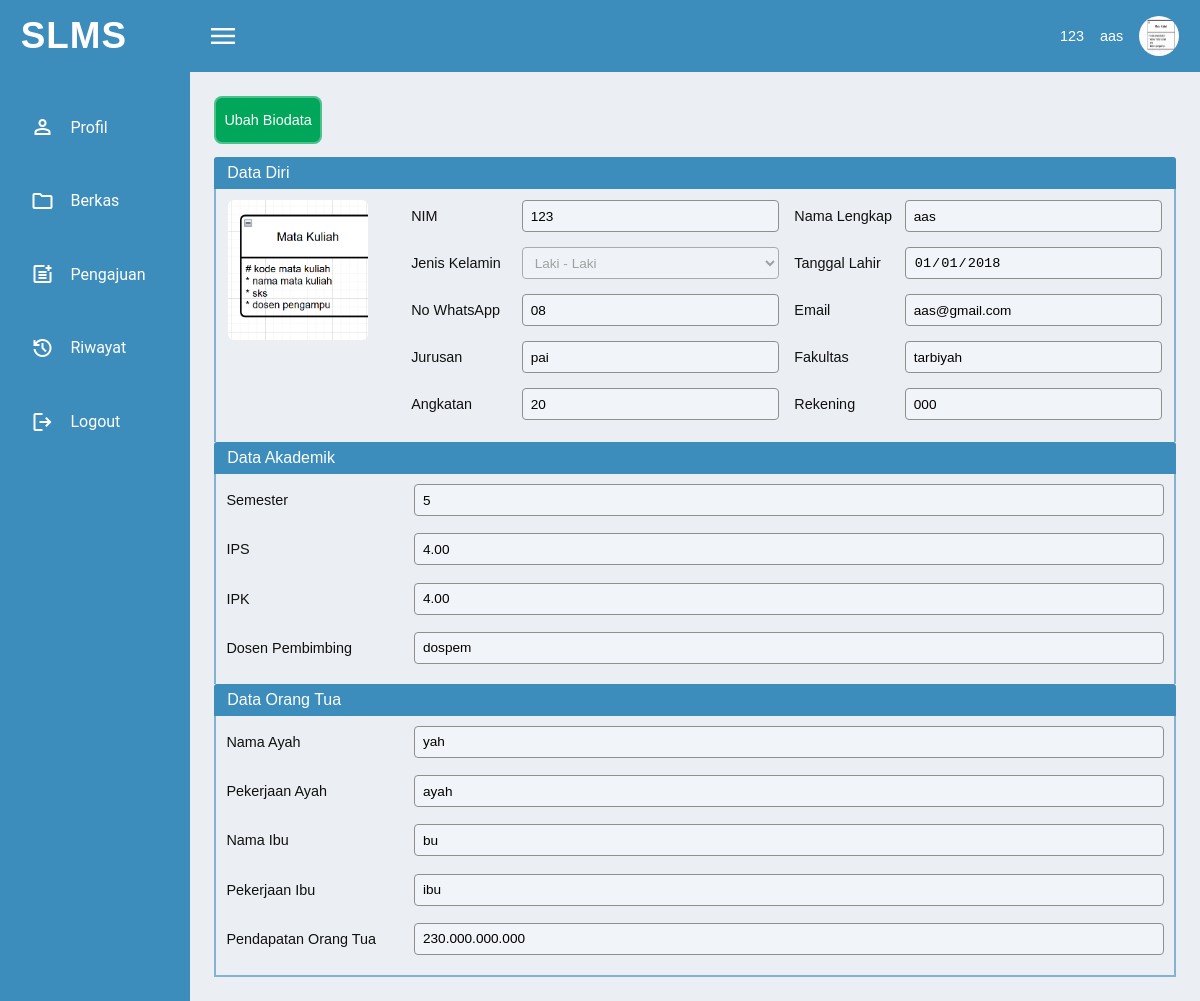
Screenshot of /Mahasiswa/profil.php (signed in) with the database file from the repository.
### tables this page shows
CREATE TABLE `users` (
  `id_user` int(11) NOT NULL,
  `nim` varchar(20) NOT NULL,
  `nama_lengkap` varchar(100) NOT NULL,
  `password` varchar(255) NOT NULL,
  `role` enum('mahasiswa','admin') DEFAULT 'mahasiswa',
  `status_akun` enum('aktif','nonaktif') DEFAULT 'aktif',
  `created_at` timestamp NOT NULL DEFAULT current_timestamp()
);

CREATE TABLE `mahasiswa` (
  `id` int(11) NOT NULL,
  `nim` varchar(20) NOT NULL,
  `jenis_kelamin` varchar(20) DEFAULT NULL,
  `tanggal_lahir` date DEFAULT NULL,
  `whatsapp` varchar(20) DEFAULT NULL,
  `email` varchar(100) DEFAULT NULL,
  `jurusan` varchar(100) DEFAULT NULL,
  `fakultas` varchar(100) DEFAULT NULL,
  `angkatan` varchar(10) DEFAULT NULL,
  `rekening` varchar(50) DEFAULT NULL,
  `semester` int(11) DEFAULT NULL,
  `ips` decimal(4,2) DEFAULT NULL,
  `ipk` decimal(4,2) DEFAULT NULL,
  `dosen_pembimbing` varchar(100) DEFAULT NULL,
  `nama_ayah` varchar(100) DEFAULT NULL,
  `pekerjaan_ayah` varchar(100) DEFAULT NULL,
  `nama_ibu` varchar(100) DEFAULT NULL,
  `pekerjaan_ibu` varchar(100) DEFAULT NULL,
  `pendapatan_orangtua` varchar(50) DEFAULT NULL,
  `foto` varchar(255) DEFAULT NULL
);

### Mahasiswa/profil.php (the view, shortened to what this page needs)
<?php
$host = "localhost";
$user = "root";
$pass = "";
$dbname = "db_sibkm";
$conn = new mysqli($host, $user, $pass, $dbname);
$nim = $_SESSION['nim'];
$query_data = "SELECT * FROM mahasiswa WHERE nim = ?";
$stmt_data = $conn->prepare($query_data);
$stmt_data->bind_param("s", $nim);
$stmt_data->execute();
$result_data = $stmt_data->get_result();
$data = $result_data->fetch_assoc();
?>
<!DOCTYPE html>
<html lang="en">
<head>
    <link rel="stylesheet" href="../Style/mahasiswa.css">
</head>
<body>
    <?php include 'Navigasi/navbar.php'; ?>
    <section class="container">
        <?php include 'Navigasi/navmain.php'; ?>
        <form class="pageProfil" method="post" autocomplete="off" enctype="multipart/form-data">
            <button type="button" id="btn-edit">Ubah Biodata</button>
            <p>Data Diri</p>
            <div class="formDataDiri">
                <div class="form-input foto">
                    <img id="foto" src="<?= isset($data['foto']) && $data['foto'] ? '../Uploads/' . htmlspecialchars($data['foto']) : '../Gambar/foto.jpg' ?>" alt="Foto Diri">
                </div>
                <div class="inputProfile">
                    <div class="form-input nim">
                        <label for="nim">NIM</label>
                        <input type="text" name="nim" value="<?= htmlspecialchars($nim) ?>" readonly required>
                    </div>
                    <div class="form-input nama">
                        <label for="nama">Nama Lengkap</label>
                        <input type="text" name="nama" value="<?= htmlspecialchars($nama_lengkap) ?>" readonly required>
                    </div>
                    <div class="form-input jenisKelamin">
                        <label for="jenis">Jenis Kelamin</label>
                        <select id="jenisKelamin" name="jenis" disabled>
                            <option value="laki-laki" <?= isset($data['jenis_kelamin']) && $data['jenis_kelamin'] == 'laki-laki' ? 'selected' : '' ?>>Laki - Laki</option>
                        </select>
                    </div>
                    <div class="form-input tanggalLahir">
                        <label for="tanggal">Tanggal Lahir</label>
                        <input type="date" name="tanggal" value="<?= $data['tanggal_lahir'] ?? '' ?>" readonly required>
                    </div>
                    <div class="form-input whatsApp">
                        <label for="whatsApp">No WhatsApp</label>
                        <input type="text" name="whatsApp" value="<?= $data['whatsapp'] ?? '' ?>" readonly required>
                    </div>
                    <div class="form-input email">
                        <label for="email">Email</label>
                        <input type="email" name="email" value="<?= $data['email'] ?? '' ?>" readonly required>
                    </div>
                    <div class="form-input jurusan">
                        <label for="jurusan">Jurusan</label>
                        <input type="text" name="jurusan" value="<?= $data['jurusan'] ?? '' ?>" readonly required>
                    </div>
                    <div class="form-input fakultas">
                        <label for="fakultas">Fakultas</label>
                        <input type="text" name="fakultas" value="<?= $data['fakultas'] ?? '' ?>" readonly required>
                    </div>
                    <div class="form-input angkatan">
                        <label for="angkatan">Angkatan</label>
                        <input type="text" name="angkatan" value="<?= $data['angkatan'] ?? '' ?>" readonly required>
                    </div>
                    <div class="form-input rekening">
                        <label for="rekening">Rekening</label>
                        <input type="text" name="rekening" value="<?= $data['rekening'] ?? '' ?>" readonly required>
                    </div>
                </div>
            </div>
            <p>Data Akademik</p>
            <div class="formAkademik">
                <div class="form-input semester">
                    <label for="semester">Semester</label>
                    <input type="number" name="semester" value="<?= $data['semester'] ?? '' ?>" readonly required>
                </div>
                <div class="form-input ips">
                    <label for="ips">IPS</label>
                    <input type="text" name="ips" value="<?= $data['ips'] ?? '' ?>" readonly required>
                </div>
                <div class="form-input ipk">
                    <label for="ipk">IPK</label>
                    <input type="text" name="ipk" value="<?= $data['ipk'] ?? '' ?>" readonly required>
                </div>
                <div class="form-input dosen">
                    <label for="dosen">Dosen Pembimbing</label>
                    <input type="text" name="dosen" value="<?= $data['dosen_pembimbing'] ?? '' ?>" readonly required>
                </div>
            </div>
            <p>Data Orang Tua</p>
            <div class="formOrangTua">
                <div class="form-input Namaayah">
                    <label for="ayah">Nama Ayah</label>
                    <input type="text" name="ayah" value="<?= $data['nama_ayah'] ?? '' ?>" readonly required>
                </div>
                <div class="form-input pekerjaanAyah">
                    <label for="pekerjaanAyah">Pekerjaan Ayah</label>
                    <input type="text" name="pekerjaanAyah" value="<?= $data['pekerjaan_ayah'] ?? '' ?>" readonly required>
                </div>
                <div class="form-input namaIbu">
                    <label for="ibu">Nama Ibu</label>
                    <input type="text" name="ibu" value="<?= $data['nama_ibu'] ?? '' ?>" readonly required>
                </div>
                <div class="form-input pekerjaanIbu">
                    <label for="pekerjaanIbu">Pekerjaan Ibu</label>
                    <input type="text" name="pekerjaanIbu" value="<?= $data['pekerjaan_ibu'] ?? '' ?>" readonly required>
                </div>
                <div class="form-input pendapatan">
                    <label for="pendapatan">Pendapatan Orang Tua</label>
                    <input type="text" name="pendapatan" value="<?= $data['pendapatan_orangtua'] ?? '' ?>" readonly required>
                </div>
            </div>
        </form>
    </section>
</body>
</html>

### Mahasiswa/Navigasi/navbar.php (shortened to what this page needs)
<?php
$nim = $_SESSION['nim'];
$host = "localhost";
$user = "root";
$pass = "";
$db   = "db_sibkm";
$conn = new mysqli($host, $user, $pass, $db);
$query_user = "SELECT nama_lengkap FROM users WHERE nim = ?";
$stmt_user = $conn->prepare($query_user);
$stmt_user->bind_param("s", $nim);
$stmt_user->execute();
$result_user = $stmt_user->get_result();
$data_user = $result_user->fetch_assoc();
$nama_lengkap = $data_user['nama_lengkap'] ?? '-';
$query_foto = "SELECT foto FROM mahasiswa WHERE nim = ?";
$stmt_foto = $conn->prepare($query_foto);
$stmt_foto->bind_param("s", $nim);
$stmt_foto->execute();
$result_foto = $stmt_foto->get_result();
$data_foto = $result_foto->fetch_assoc();
$foto = $data_foto['foto'] ?? '';
$foto_path = $foto ? "../Uploads/" . $foto : "../Gambar/foto.jpg";
?>
<!DOCTYPE html>
<html lang="en">
<head>
    <link rel="stylesheet" href="../Style/navigasi.css">
</head>
<body>
    <nav id="navbar">
        <span id="logo">SLMS</span>
        <div class="navbar-right">
            <span class="material-symbols-outlined icon">menu</span>
            <div class="username">
                <p><?= htmlspecialchars($nim) ?></p>
                <p><?= htmlspecialchars($nama_lengkap) ?></p>
                <img src="<?= htmlspecialchars($foto_path) ?>" alt="Foto Profil" />
            </div>
        </div>
    </nav>
</body>
</html>

### Mahasiswa/Navigasi/navmain.php (shortened to what this page needs)
<!DOCTYPE html>
<html lang="en">
<head>
    <link rel="stylesheet" href="../Style/navigasi.css">
</head>
<body>
    <nav id="sidebar">
        <div class="navigasi">
            <span class="material-symbols-outlined">person</span>
            <a href="profil.php">Profil</a>
        </div>
        <div class="navigasi">
            <span class="material-symbols-outlined">folder</span>
            <a href="berkas.php">Berkas</a>
        </div>
        <div class="navigasi">
            <span class="material-symbols-outlined">post_add</span>
            <a href="pengajuan.php">Pengajuan</a>
            </div>
        <div class="navigasi">
            <span class="material-symbols-outlined">history</span>
            <a href="riwayat.php">Riwayat</a>
        </div>
        <div class="navigasi">
            <span class="material-symbols-outlined">logout</span>
            <a href="../Akses/login.php" target="_self">Logout</a>
        </div>
    </nav>
</body>
</html>

### Style/mahasiswa.css (style rules this page uses)
.pageProfil, .pageRiwayat, .pageBerkas, .pagePengajuan { width : 100%; padding : 1.5em; background-color : #ebeff4; overflow : hidden; }
.pageProfil p { min-height : 32px; background-color :rgb(60, 141, 188); color :hsl(0, 0.00%, 100.00%); border-radius : 3px 3px 0 0; padding-left : .8rem; font-size : 1em; line-height : 2rem; }
.formDataDiri { display : flex; flex-wrap : wrap; border-left : 2px solid rgba(60, 141, 188, 0.6); border-right : 2px solid rgba(60, 141, 188, 0.6); padding : 0.8em 0.8em 1.5em; gap : 3em; font-size : .9em; }
.formDataDiri .foto { position : relative; width : 140px; height : 140px; }
.foto img { width : 100%; height : 100%; object-fit : cover; border-radius : 6px; }
.formDataDiri .inputProfile { flex : 1; display : grid; grid-template-columns : repeat(2, 1fr); gap : 15px; }
.formAkademik, .formOrangTua { display : grid; grid-template-columns : 1fr; border-left : 2px solid rgba(60, 141, 188, 0.6); border-right : 2px solid rgba(60, 141, 188, 0.6); padding : 10px 10px 20px; gap : 1.2em;; font-size : .9rem; }
.formOrangTua { border-bottom : 2px solid rgba(60, 141, 188, 0.6); }
.form-input { display : flex; justify-content : space-between; align-items : center; }
.form-input input, .form-input select { width : 70%; height : 32px; padding : 3px 8px; border-radius : 4px; border : 1.5px solid rgb(143, 143, 143); outline : none; font-size : .85rem; background-color :rgba(255, 255, 255, 0.3); transition: all 0.3s; }
.formAkademik input, .formOrangTua input { width : 80%; font-size : .85rem; }
.pageProfil button, #btn-edit, .btn-submit { min-width : 8vw; min-height : 6vh; border-radius : 8px; padding : .5rem; margin-bottom : .9em; color : rgb(255, 255, 255); background-color: #00a65a; border : 2.5px solid rgba(255, 255, 255, .3); font-size : .9em; transition: all 0.3s ease; cursor : pointer; }

### Style/navigasi.css (style rules this page uses)
* { margin: 0; padding: 0; box-sizing: border-box; }
body { font-family: 'Poppins', sans-serif; color: #101010; background: #f8f8f8; }
#navbar { max-width : 100vw; display : flex; align-items : center; justify-content : space-between; background-color : #3c8dbc; color : #ffffff; padding :0 1.3rem; min-height : 9vh; }
#navbar #logo { font-size : 2.3rem; font-weight : bold; letter-spacing : 1px; }
#navbar .navbar-right { display: flex; align-items: center; justify-content: space-between; flex : 1; margin-left : 5em; }
.navbar-right .icon { font-size: 2em; cursor: pointer; }
.navbar-right .username { display: flex; align-items: center; white-space: nowrap; gap: 1rem; font-size: 0.9em; }
.navbar-right .username img { border-radius: 50%; width: 40px; height: 40px; }
.container { display : grid; grid-template-columns : 1fr 5.3fr; min-height : 100vh; }
#sidebar { display : flex; flex-direction : column; gap : 2.3rem; background-color: rgb(60, 141, 188); padding : 2.3em 0; color: hsl(0, 0%, 100%); }
#sidebar .navigasi { display : flex; align-items: center; gap : 1rem; padding : .4em 1.9em; transition: all 0.3s ease; }
#sidebar a { font-family : "Roboto", sans-serif; color : hsl(0, 0%, 100%); font-weight : 400; text-decoration : none; font-size : 1rem; }

### rows the page displays
users: nama_lengkap "aas", nama "aas"
mahasiswa: foto (picture), jenis "Laki - Laki", tanggal "01/01/2018", whatsApp "08", email "aas@gmail.com", jurusan "pai", fakultas "tarbiyah", angkatan "20", rekening "000", semester "5", ips "4.00", ipk "4.00", dosen "dospem", ayah "yah", pekerjaanAyah "ayah", ibu "bu", pekerjaanIbu "ibu", pendapatan "230.000.000.000"

### other values shown
$nim "123"
